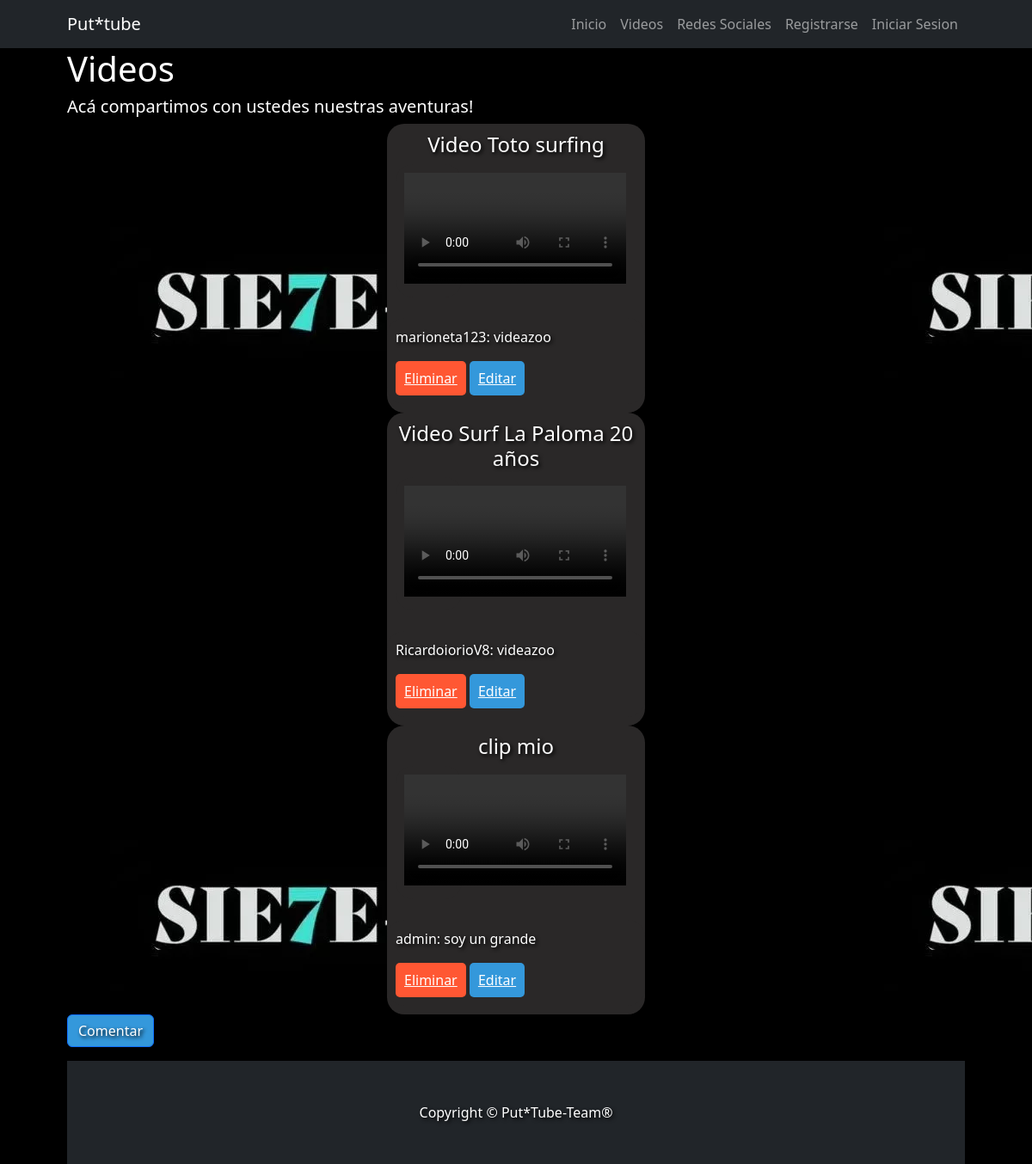
/Producto/, run on the app's committed database.
### Cliente/models.py (models this page shows, shortened)
class Videos(models.Model):
    video = models.FileField(upload_to="videos/", null=True, blank=True)
    titulo = models.CharField(max_length=30)

class Comentario(models.Model):
    autor = models.ForeignKey(User, on_delete=models.CASCADE)
    texto = models.CharField(max_length=2200)
    post = models.ForeignKey(Videos, on_delete=models.CASCADE)

### Producto/views.py (the view)
# urls.py: path("", views.view_Producto, name = "Producto"),
def view_Producto(request):
    todos_los_videos = models.Videos.objects.all()
    todos_los_comentarios = models.Comentario.objects.all()
    if request.user.is_authenticated:
        usuario = request.user
        avatar = models.Avatar.objects.filter(user=usuario).last()
        avatar_url = avatar.imagen.url if avatar is not None else ""
    else:
        avatar_url=None
    return render(request, "Producto/index.html", context= {"avatar_url":avatar_url,"videos": todos_los_videos,"comentarios":todos_los_comentarios})

### Producto/templates/Producto/index.html (shortened to what this page needs)
{% extends 'MainM/base.html' %}
{% block contenido_titulo %}
    Videos
{% endblock contenido_titulo %}
{% block contenido %}
    <h5>Acá compartimos con ustedes nuestras aventuras!</h5>
    {% for vid in videos %}
        <div class="video-container">
            <h4>{{ vid.titulo }}</h4>
            <div class="row">
                <div class="col-md-4 mb-4">
                    <div class="card-body">
                        <div class="video-container">
                            <video src="{{ vid.video.url }}" type="video/mp4" controls allowfullscreen="" frameborder="0" style="width: 450%;"></video>
                        </div>
                    </div>
                </div>
                {% for comentario in vid.comentario_set.all %}
                    <div class="comentario-container">
                        <p class="comentario">{{ comentario.autor }}: {{ comentario.texto }}</p>
                    <button class="eliminar-btn">
                        <a href="{% url 'Cliente:borrarcomentario' comentario.id %}" style="color: white;">Eliminar</a>
                    </button>
                    <button class="editar-btn">
                        <a href="{% url 'Cliente:eleccioncomentario' comentario.id %}" style="color: white;">Editar</a>
                    </button>
                    </div>
                {% endfor %}
            </div>
        </div>
    {% endfor %}
        <p><a class="btn btn-primary" style="background-color: #3498db;" href="{% url 'Producto:comentar' %}">Comentar</a></p>
{% endblock contenido %}

### Producto/templates/Producto/index.html (style rules this page uses)
.video-container { background-color: rgb(42, 40, 40); padding: 10px; border-radius: 20px; margin-bottom: 20px; max-width: 300px; margin: auto; text-align: center; align-items: center; }
.comentario-container { background-color: rgb(42, 40, 40); padding: 10px; border-radius: 20px; margin-bottom: 20px; max-width: 300px; margin: auto; text-align: left; }
.comentario { color: #fff; }
.eliminar-btn { background-color: #FF5733; color: white; padding: 8px 10px; border: none; border-radius: 5px; cursor: pointer; }
.editar-btn { background-color: #3498db; color: white; padding: 8px 10px; border: none; border-radius: 5px; cursor: pointer; }

### data on the page
Videos: titulo "Video Toto surfing"
Comentario: autor "marioneta123", texto "videazoo"
Videos: titulo "Video Surf La Paloma 20 años"
Comentario: autor "RicardoiorioV8", texto "videazoo"
Videos: titulo "clip mio"
Comentario: autor "admin", texto "soy un grande"
